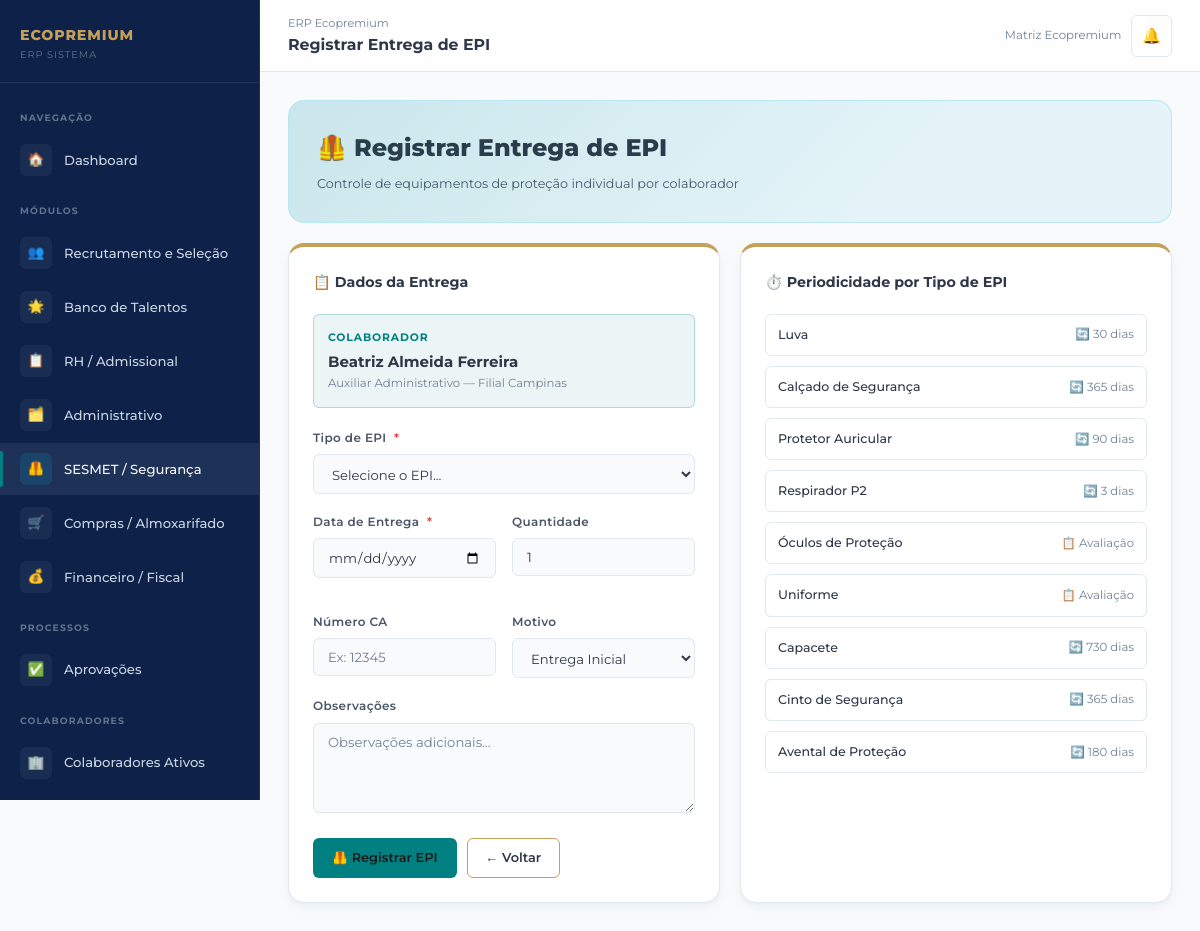
/sesmet/epi/registrar/2/ (signed in), run on the app's committed database.
### core/models.py (models this page shows, shortened)
class PerfilUsuario(models.Model):
    PERFIS = [
        ('admin', 'Administrador'),
        ('gestor', 'Gestor'),
        ('rh', 'RH / Departamento Pessoal'),
        ('financeiro', 'Financeiro / Fiscal'),
        ('sesmet', 'SESMET / Segurança do Trabalho'),
        ('compras', 'Compras / Almoxarifado'),
        ('operacional', 'Operacional'),
    ]
    MARCAS = [
        ('eco_premium', 'Eco Premium'),
        ('trip_premium', 'Trip Premium'),
        ('log_premium', 'Log Premium'),
        ('matriz', 'Matriz Ecopremium'),
    ]
    usuario = models.OneToOneField(User, on_delete=models.CASCADE, related_name='perfil')
    perfil = models.CharField(max_length=20, choices=PERFIS, default='operacional')
    marca = models.CharField(max_length=20, choices=MARCAS, default='eco_premium')
    unidade = models.CharField(max_length=100, default='Matriz')
    telefone = models.CharField(max_length=20, blank=True)
    avatar_iniciais = models.CharField(max_length=3, blank=True)
    criado_em = models.DateTimeField(auto_now_add=True)
    class Meta:
        verbose_name = 'Perfil de Usuário'
        verbose_name_plural = 'Perfis de Usuários'

### admissional/models.py (models this page shows, shortened)
class Colaborador(models.Model):
    STATUS = [
        ('ativo', 'Ativo'),
        ('inativo', 'Inativo'),
        ('ferias', 'Em Férias'),
        ('afastado', 'Afastado'),
        ('desligado', 'Desligado'),
    ]
    MARCAS = [
        ('eco_premium', 'Eco Premium'),
        ('trip_premium', 'Trip Premium'),
        ('log_premium', 'Log Premium'),
    ]
    nome = models.CharField(max_length=200, verbose_name='Nome Completo')
    cpf = models.CharField(max_length=14, unique=True, verbose_name='CPF')
    rg = models.CharField(max_length=20, blank=True, verbose_name='RG')
    data_nascimento = models.DateField(null=True, blank=True, verbose_name='Data de Nascimento')
    email = models.EmailField(verbose_name='E-mail')
    telefone = models.CharField(max_length=20, verbose_name='Telefone')
    endereco = models.TextField(blank=True, verbose_name='Endereço')
    cargo = models.CharField(max_length=200, verbose_name='Cargo')
    setor = models.CharField(max_length=100, blank=True, verbose_name='Setor')
    unidade = models.CharField(max_length=100, verbose_name='Unidade')
    marca = models.CharField(max_length=20, choices=MARCAS, default='eco_premium', verbose_name='Marca')
    data_admissao = models.DateField(verbose_name='Data de Admissão')
    status = models.CharField(max_length=20, choices=STATUS, default='ativo')
    pis_pasep = models.CharField(max_length=20, blank=True, verbose_name='PIS/PASEP')
    ctps = models.CharField(max_length=30, blank=True, verbose_name='CTPS')
    salario = models.DecimalField(max_digits=10, decimal_places=2, null=True, blank=True, verbose_name='Salário')
    criado_em = models.DateTimeField(auto_now_add=True)
    atualizado_em = models.DateTimeField(auto_now=True)
    class Meta:
        verbose_name = 'Colaborador'
        verbose_name_plural = 'Colaboradores'
        ordering = ['nome']

### sesmet/views.py (the view, shortened to what this page needs)
# urls.py: path('epi/registrar/', views.registrar_epi, name='registrar_epi'),
@login_required
def registrar_epi(request, colaborador_pk=None):
    colaborador = None
    if colaborador_pk:
        colaborador = get_object_or_404(Colaborador, pk=colaborador_pk)
    colaboradores = Colaborador.objects.filter(status='ativo')
    return render(request, 'sesmet/registrar_epi.html', {
        'colaborador': colaborador,
        'colaboradores': colaboradores,
        'tipos_epi': RegistroEPI.TIPOS_EPI,
        'motivos': RegistroEPI.MOTIVOS_SUBSTITUICAO,
        'periodicidade': RegistroEPI.PERIODICIDADE,
    })

### templates/sesmet/registrar_epi.html (shortened to what this page needs)
{% extends 'base.html' %}
{% block nav_sesmet %}active{% endblock %}
{% block topbar_title %}Registrar Entrega de EPI{% endblock %}
{% block content %}
<div class="module-banner mod-banner-4" style="margin-bottom:20px;">
  <div class="mod-title">🦺 Registrar Entrega de EPI</div>
  <div class="mod-desc">Controle de equipamentos de proteção individual por colaborador</div>
</div>
<div style="display:grid;grid-template-columns:1fr 1fr;gap:20px;max-width:900px;">
  <div class="card">
    <div class="card-header">
      <div class="card-title">📋 Dados da Entrega</div>
    </div>
    <form method="post">
      {% if colaborador %}
      <div style="padding:14px;background:rgba(0,128,128,0.08);border:1px solid rgba(0,128,128,0.25);border-radius:var(--radius-sm);margin-bottom:20px;">
        <div style="font-size:0.72rem;color:var(--mod4-cyan);text-transform:uppercase;letter-spacing:.08em;font-weight:700;">Colaborador</div>
        <div style="font-weight:700;font-size:1rem;margin-top:4px;">{{ colaborador.nome }}</div>
        <div style="font-size:0.78rem;color:var(--text-muted);">{{ colaborador.cargo }} — {{ colaborador.unidade }}</div>
      </div>
      {% endif %}
      <div class="form-group">
        <label class="form-label">Tipo de EPI <span class="required">*</span></label>
        <select name="tipo_epi" class="form-control" required id="tipoEpiSelect">
          <option value="">Selecione o EPI...</option>
        </select>
      </div>
      <div class="form-grid">
        <div class="form-group">
          <label class="form-label">Data de Entrega <span class="required">*</span></label>
          <input type="date" name="data_entrega" class="form-control" required value="{{ hoje|date:'Y-m-d' }}">
        </div>
        <div class="form-group">
          <label class="form-label">Quantidade</label>
          <input type="number" name="quantidade" class="form-control" value="1" min="1">
        </div>
        <div class="form-group">
          <label class="form-label">Número CA</label>
          <input type="text" name="numero_ca" class="form-control" placeholder="Ex: 12345">
        </div>
        <div class="form-group">
          <label class="form-label">Motivo</label>
          <select name="motivo_substituicao" class="form-control">
            {% for val, label in motivos %}
            <option value="{{ val }}" {% if val == 'inicial' %}selected{% endif %}>{{ label }}</option>
            {% endfor %}
          </select>
        </div>
      </div>
      <div class="form-group">
        <label class="form-label">Observações</label>
        <textarea name="obs" class="form-control" rows="2" placeholder="Observações adicionais..."></textarea>
      </div>
      <div class="gateway-actions">
        <button type="submit" class="btn btn-mod4">🦺 Registrar EPI</button>
        <a href="{% url 'dashboard_sesmet' %}" class="btn btn-outline">← Voltar</a>
      </div>
    </form>
  </div>
  <div class="card">
    <div class="card-header">
      <div class="card-title">⏱️ Periodicidade por Tipo de EPI</div>
    </div>
    <div style="display:grid;gap:10px;">
      {% for val, label in tipos_epi %}
      <div style="display:flex;justify-content:space-between;align-items:center;padding:10px 12px;border:1px solid var(--border);border-radius:var(--radius-sm);font-size:0.84rem;">
        <span style="font-weight:500;">{{ label }}</span>
        <span style="color:var(--text-muted);font-size:0.78rem;">
          {% if val == 'luva' %}🔄 30 dias
          {% elif val == 'calcado' %}🔄 365 dias
          {% elif val == 'protetor_auricular' %}🔄 90 dias
          {% elif val == 'respirador_p2' %}🔄 3 dias
          {% elif val == 'capacete' %}🔄 730 dias
          {% elif val == 'cinto_seguranca' %}🔄 365 dias
          {% elif val == 'avental' %}🔄 180 dias
          {% else %}📋 Avaliação
          {% endif %}
        </span>
      </div>
      {% endfor %}
    </div>
  </div>
</div>
{% endblock %}

### templates/base.html (shortened to what this page needs)
{% load static %}
<!DOCTYPE html>
<html lang="pt-BR">
<head>
  <link rel="stylesheet" href="{% static 'css/main.css' %}?v=2">
</head>
<body>
<div class="erp-layout">
  <aside class="sidebar" id="sidebar">
    <div class="sidebar-logo">
      <div class="sidebar-logo-text">
        <div class="brand-name">ECOPREMIUM</div>
        <div class="brand-sub">ERP Sistema</div>
      </div>
    </div>
    <nav class="sidebar-nav">
      <div class="nav-section-label">Navegação</div>
      <a href="{% url 'dashboard' %}" class="nav-item {% block nav_dashboard %}{% endblock %}">
        <span class="nav-icon">🏠</span>
        Dashboard
      </a>
      <div class="nav-section-label">Módulos</div>
      <a href="{% url 'lista_vagas' %}" class="nav-item mod1 {% block nav_recrutamento %}{% endblock %}">
        <span class="nav-icon">👥</span>
        Recrutamento e Seleção
      </a>
      <a href="{% url 'banco_talentos' %}" class="nav-item mod1 {% block nav_talentos %}{% endblock %}">
        <span class="nav-icon">🌟</span>
        Banco de Talentos
      </a>
      <a href="{% url 'lista_admissoes' %}" class="nav-item mod2 {% block nav_admissional %}{% endblock %}">
        <span class="nav-icon">📋</span>
        RH / Admissional
      </a>
      <a href="{% url 'lista_demandas' %}" class="nav-item mod3 {% block nav_administrativo %}{% endblock %}">
        <span class="nav-icon">🗂️</span>
        Administrativo
      </a>
      <a href="{% url 'dashboard_sesmet' %}" class="nav-item mod4 {% block nav_sesmet %}{% endblock %}">
        <span class="nav-icon">🦺</span>
        SESMET / Segurança
      </a>
      <a href="{% url 'painel_compras' %}" class="nav-item mod5 {% block nav_compras %}{% endblock %}">
        <span class="nav-icon">🛒</span>
        Compras / Almoxarifado
      </a>
      <a href="{% url 'painel_financeiro' %}" class="nav-item mod6 {% block nav_financeiro %}{% endblock %}">
        <span class="nav-icon">💰</span>
        Financeiro / Fiscal
      </a>
      <div class="nav-section-label">Processos</div>
      <a href="{% url 'aprovacoes_pendentes' %}" class="nav-item {% block nav_aprovacoes %}{% endblock %}" id="navAprovacoes">
        <span class="nav-icon">✅</span>
        Aprovações
      </a>
      <div class="nav-section-label">Colaboradores</div>
      <a href="{% url 'lista_colaboradores' %}" class="nav-item {% block nav_colaboradores %}{% endblock %}">
        <span class="nav-icon">🏢</span>
        Colaboradores Ativos
      </a>
    </nav>
  </aside>
  <div class="main-content">
    <div class="topbar">
      <div class="topbar-title">
        <span class="breadcrumb">ERP Ecopremium</span>
        {% block topbar_title %}Dashboard{% endblock %}
      </div>
      <div class="topbar-actions">
        <span style="font-size:0.78rem;color:var(--text-muted);">
          {% if user.perfil %}{{ user.perfil.get_marca_display }}{% endif %}
        </span>
        <a href="#" class="notif-btn" id="notifBtn" title="Notificações">
          🔔
        </a>
      </div>
    </div>
    <div class="content-area">
      {% block content %}{% endblock %}
    </div>
  </div>
</div>
</body>
</html>

### data on the page
Colaborador: nome "Beatriz Almeida Ferreira", cargo "Auxiliar Administrativo", unidade "Filial Campinas"

### other printed values
{{ user.perfil.get_marca_display }} "Matriz Ecopremium"
{{ label }} "Luva" "Calçado de Segurança" "Protetor Auricular" "Respirador P2" "Óculos de Proteção" "Uniforme" "Capacete" "Cinto de Segurança" "Avental de Proteção"
form field motivo_substituicao "Entrega Inicial"
